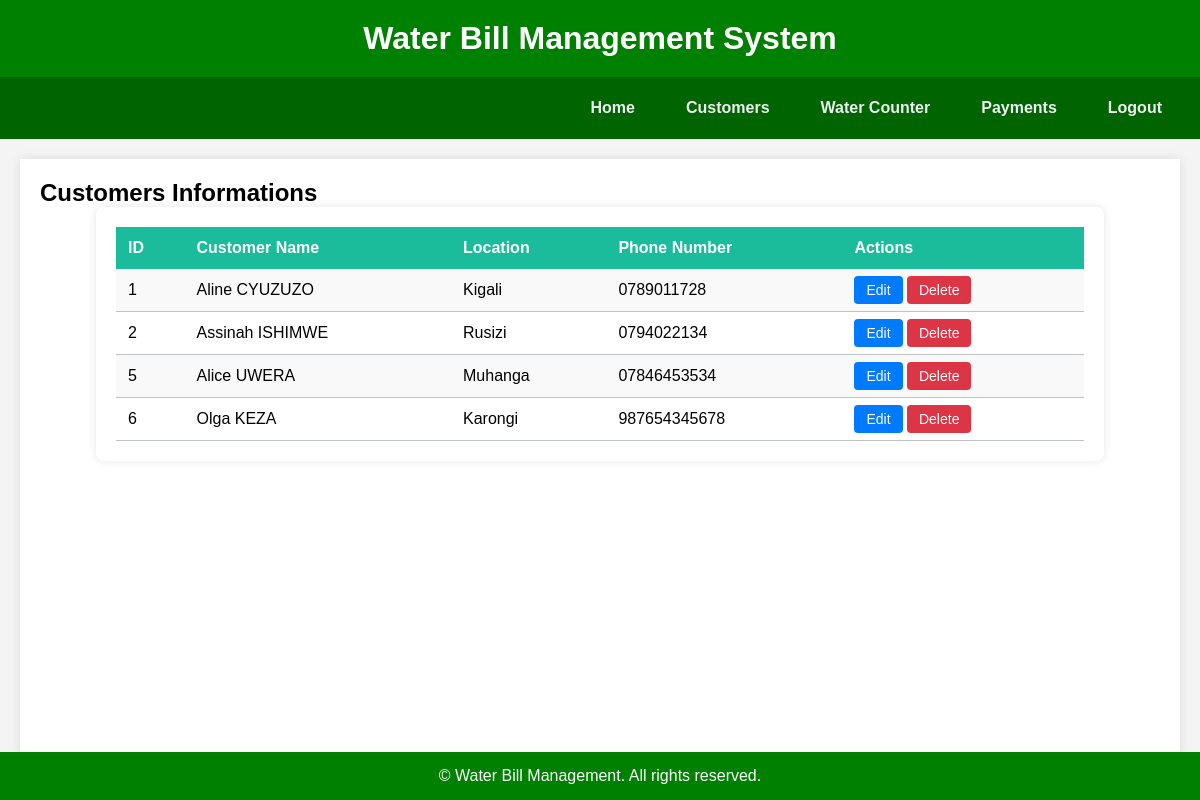
The page /water_bill_management/water_bill_management/dcustomers.php on the database its author committed.
### tables this page shows
CREATE TABLE `customers` (
  `cid` int(11) NOT NULL,
  `Fullnames` varchar(40) NOT NULL,
  `Location` varchar(40) NOT NULL,
  `Telephone` varchar(40) NOT NULL
);

### water_bill_management/water_bill_management/dcustomers.php (the view, shortened to what this page needs)
<!DOCTYPE html>
<html lang="en">
<head>
</head>
<body>
<header>
    <h1>Water Bill Management System</h1>
</header>
<nav>
    <a href="home.php">Home</a>
    <a href="Customers.php">Customers</a>
    <a href="water_counter.php">Water Counter</a>
    <a href="Payments.php">Payments</a>
    <a href="logout.php">Logout</a>
</nav>
<div class="container">
    <h2>Customers Informations</h2>
    <p>
<div class="table-box">
    <table>
            <tr>
                <th>ID</th>
                <th>Customer Name</th>
                <th>Location</th>
                <th>Phone Number</th>
                <th>Actions</th>
            </tr>
            <?php
include 'conn.php';
$sel=mysqli_query($con,"SELECT * FROM customers");
while ($row=mysqli_fetch_array($sel)) {
   echo "<tr>";
   echo "<td>".$row[0]."</td>";
   echo "<td>".$row[1]."</td>";
   echo "<td>".$row[2]."</td>";
   echo "<td>".$row[3]."</td>";
     echo "<td>
          <a href='editcustomers.php?a=".$row[0]."&b=".$row[1]."&c=".$row[2]."&d=".$row[3]." ' class='btn-edit'>Edit</a>
          <a href='deletecustomers.php?id=".$row[0]."' class='btn-delete'>Delete</a>
        </td>";
  echo "</tr>";
}
             ?>
    </table>
</div>
    </p>
</div>
<footer>
    &copy;  Water Bill Management. All rights reserved.
</footer>
</body>
</html>

### water_bill_management/water_bill_management/dcustomers.php (style rules this page uses)
* { margin: 0; padding: 0; box-sizing: border-box; }
body { font-family: Arial, sans-serif; background: #f4f4f4; min-height: 100vh; display: flex; flex-direction: column; }
header { background: green; color: #fff; padding: 20px; text-align: center; }
nav { background: darkgreen; padding: 10px 20px; display: flex; justify-content: flex-end; gap: 15px; }
nav a { color: #ecf0f1; padding: 12px 18px; text-decoration: none; font-weight: bold; }
.container { flex: 1; padding: 20px; background: white; margin: 20px; box-shadow: 0 0 10px rgba(0,0,0,0.1); }
footer { background: green; color: #fff; text-align: center; padding: 15px; position: fixed; bottom: 0; left: 0; width: 100%; }
.table-box { width: 90%; margin: auto; background: #ffffff; padding: 20px; border-radius: 8px; box-shadow: 0 0 10px rgba(0,0,0,0.1); }
table { width: 100%; border-collapse: collapse; font-size: 16px; }
th { background: #1abc9c; color: white; padding: 12px; text-align: left; }
td { padding: 12px; border-bottom: 1px solid #bdc3c7; }
tr:nth-child(even) { background: #f9f9f9; }
.btn-edit, .btn-delete { padding: 6px 12px; text-decoration: none; color: #fff; border-radius: 4px; font-size: 14px; }
.btn-edit { background-color: #007bff; }
.btn-delete { background-color: #dc3545; }

### rows shown on the page
customers: cid "1", Fullnames "Aline CYUZUZO", Location "Kigali", Telephone "0789011728"
customers: cid "2", Fullnames "Assinah ISHIMWE", Location "Rusizi", Telephone "0794022134"
customers: cid "5", Fullnames "Alice UWERA", Location "Muhanga", Telephone "07846453534"
customers: cid "6", Fullnames "Olga KEZA", Location "Karongi", Telephone "987654345678"
